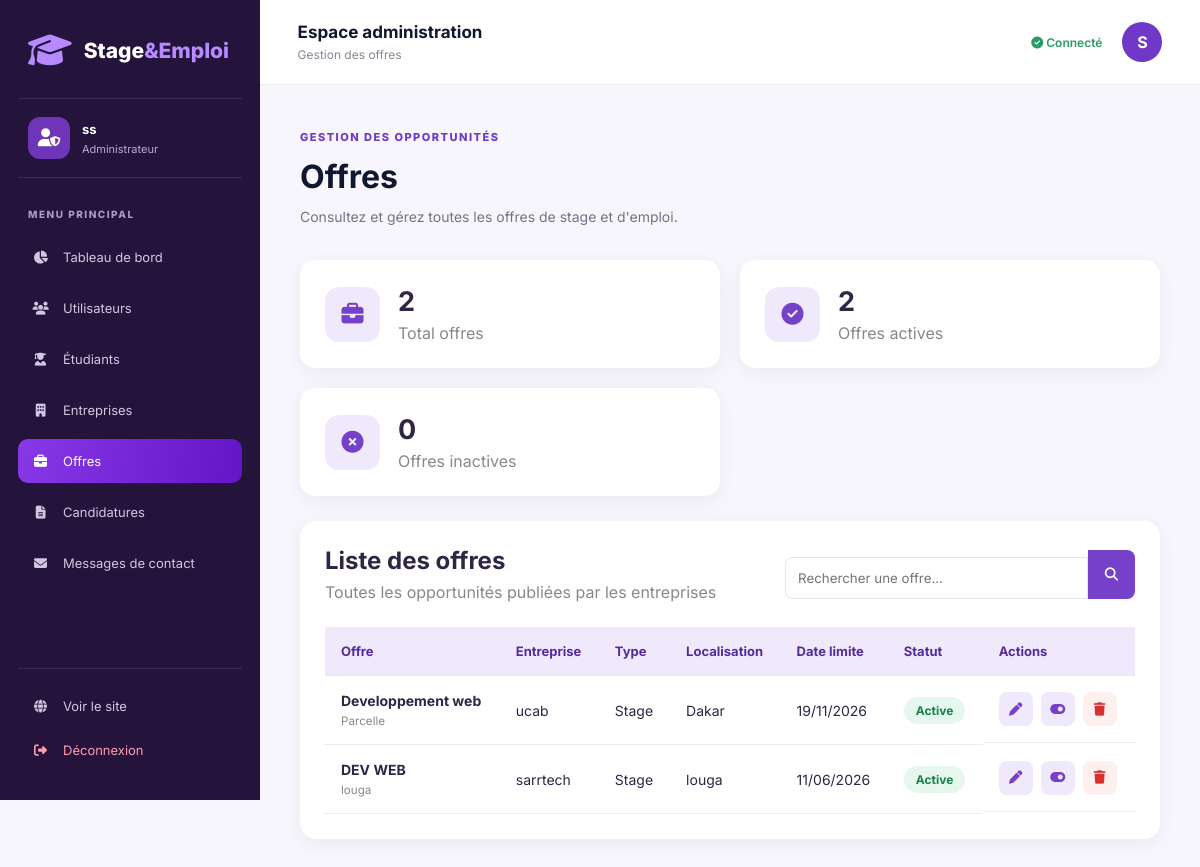
Screenshot of /gestion/offres/ (signed in) with the database file from the repository.
### comptes/models.py (models this page shows, shortened)
class Utilisateur(AbstractUser):
    class Role(models.TextChoices):
        ETUDIANT = 'ETUDIANT', 'Étudiant'
        ENTREPRISE = 'ENTREPRISE', 'Entreprise'
        ADMIN = 'ADMIN', 'Administrateur'
    role = models.CharField(
        max_length=20,
        choices=Role.choices,
        default=Role.ETUDIANT
    )

class Entreprise(models.Model):
    utilisateur = models.OneToOneField(
        'comptes.Utilisateur',
        on_delete=models.CASCADE,
        related_name='profil_entreprise'
    )
    nom_entreprise = models.CharField(max_length=150)
    secteur = models.CharField(max_length=100)

### offres/models.py (models this page shows, shortened)
class Offre(models.Model):
    class TypeOffre(models.TextChoices):
        STAGE = 'STAGE', 'Stage'
        EMPLOI = 'EMPLOI', 'Emploi'
    entreprise = models.ForeignKey(
        Entreprise,
        on_delete=models.CASCADE,
        related_name='offres'
    )
    titre = models.CharField(max_length=150)
    description = models.TextField()
    type_offre = models.CharField(
        max_length=20,
        choices=TypeOffre.choices
    )
    localisation = models.CharField(max_length=150)
    secteur = models.CharField(max_length=100)
    date_publication = models.DateTimeField(auto_now_add=True)
    date_limite = models.DateField()
    statut = models.BooleanField(default=True)

### comptes/views.py (the view, shortened to what this page needs)
# urls.py: path('gestion/offres/', views.gestion_offres, name='gestion_offres'),
@login_required
def gestion_offres(request):
    from datetime import date
    from offres.models import Offre
    if request.user.role != 'ADMIN':
        return redirect('accueil')
    recherche = request.GET.get('recherche', '').strip()
    offres = Offre.objects.select_related(
        'entreprise', 'entreprise__utilisateur'
    ).order_by('-date_publication')
    context = {
        'offres': offres,
        'total_offres': Offre.objects.count(),
        'offres_actives': Offre.objects.filter(statut=True).count(),
        'offres_inactives': Offre.objects.filter(statut=False).count(),
        'recherche': recherche,
    }
    return render(request, 'comptes/gestion_offres.html', context)

### comptes/templates/comptes/gestion_offres.html (shortened to what this page needs)
{% extends 'comptes/base_admin.html' %}
{% block topbar_description %}Gestion des offres{% endblock %}
{% block content %}
<div class="dashboard-header">
    <div>
        <span class="section-tag">GESTION DES OPPORTUNITÉS</span>
        <h1>Offres</h1>
        <p>Consultez et gérez toutes les offres de stage et d'emploi.</p>
    </div>
</div>
<div class="contact-stats">
    <div class="contact-stat-card">
        <i class="fa-solid fa-briefcase"></i>
        <div>
            <h3>{{ total_offres }}</h3>
            <p>Total offres</p>
        </div>
    </div>
    <div class="contact-stat-card">
        <i class="fa-solid fa-circle-check"></i>
        <div>
            <h3>{{ offres_actives }}</h3>
            <p>Offres actives</p>
        </div>
    </div>
    <div class="contact-stat-card">
        <i class="fa-solid fa-circle-xmark"></i>
        <div>
            <h3>{{ offres_inactives }}</h3>
            <p>Offres inactives</p>
        </div>
    </div>
</div>
<section class="contact-admin-panel">
    <div class="contact-admin-heading">
        <div>
            <h2>Liste des offres</h2>
            <p>Toutes les opportunités publiées par les entreprises</p>
        </div>
        <form method="GET" class="contact-search">
            <input
                type="text"
                name="recherche"
                value="{{ recherche }}"
                placeholder="Rechercher une offre..."
            >
            <button type="submit">
                <i class="fa-solid fa-magnifying-glass"></i>
            </button>
        </form>
    </div>
    <div class="contact-table-wrapper">
        <table class="contact-admin-table">
            <thead>
                <tr>
                    <th>Offre</th>
                    <th>Entreprise</th>
                    <th>Type</th>
                    <th>Localisation</th>
                    <th>Date limite</th>
                    <th>Statut</th>
                    <th>Actions</th>
                </tr>
            </thead>
            <tbody>
                {% for offre in offres %}
                <tr>
                    <td>
                        <strong>{{ offre.titre }}</strong>
                        <small>{{ offre.secteur }}</small>
                    </td>
                    <td>{{ offre.entreprise.nom_entreprise }}</td>
                    <td>{{ offre.get_type_offre_display }}</td>
                    <td>{{ offre.localisation }}</td>
                    <td>{{ offre.date_limite|date:"d/m/Y" }}</td>
                    <td>
                        {% if offre.statut %}
                            <span class="contact-badge read">Active</span>
                        {% else %}
                            <span class="contact-badge unread">Inactive</span>
                        {% endif %}
                    </td>
                    <td class="contact-actions">
                        <button type="button"
                            data-date="{{ offre.date_limite|date:'Y-m-d' }}"
                            onclick="ouvrirModification(
                                '{{ offre.id }}',
                                '{{ offre.titre|escapejs }}',
                                '{{ offre.description|escapejs }}',
                                '{{ offre.type_offre }}',
                                '{{ offre.localisation|escapejs }}',
                                '{{ offre.secteur|escapejs }}',
                                this.dataset.date
                            )">
                            <i class="fa-solid fa-pen"></i>
                        </button>
                        <form method="POST">
                            {% if offre.statut %}
                                <button type="submit"
                                        class="contact-status-btn"
                                        title="Désactiver">
                                    <i class="fa-solid fa-toggle-on"></i>
                                </button>
                            {% endif %}
                        </form>
                        <form method="POST"
                              onsubmit="return confirm('Voulez-vous vraiment supprimer cette offre ?');">
                            <button type="submit"
                                    class="contact-delete-btn"
                                    title="Supprimer">
                                <i class="fa-solid fa-trash"></i>
                            </button>
                        </form>
                    </td>
                </tr>
                {% endfor %}
            </tbody>
        </table>
    </div>
</section>
{% endblock %}

### comptes/templates/comptes/base_admin.html (shortened to what this page needs)
{% load static %}
<!DOCTYPE html>
<html lang="fr">
<head>
    <link rel="stylesheet" href="{% static 'css/style.css' %}?v=5">
    <link rel="stylesheet"
          href="https://cdnjs.cloudflare.com/ajax/libs/font-awesome/6.5.2/css/all.min.css">
</head>
<body class="admin-dashboard">
    <aside class="admin-sidebar">
        <a href="{% url 'tableau_admin' %}" class="admin-logo">
            <i class="fa-solid fa-graduation-cap"></i>
            <span>Stage<span>&Emploi</span></span>
        </a>
        <div class="admin-profile">
            <div class="admin-avatar">
                <i class="fa-solid fa-user-shield"></i>
            </div>
            <div>
                <strong>{{ user.username }}</strong>
                <small>Administrateur</small>
            </div>
        </div>
        <p class="sidebar-label">MENU PRINCIPAL</p>
        <nav class="admin-menu">
            <a href="{% url 'tableau_admin' %}"
               class="{% if request.resolver_match.url_name == 'tableau_admin' %}active{% endif %}">
                <i class="fa-solid fa-chart-pie"></i>
                Tableau de bord
            </a>
            <a href="{% url 'gestion_utilisateurs' %}"
            class="{% if request.resolver_match.url_name == 'gestion_utilisateurs' %}active{% endif %}">
                <i class="fa-solid fa-users"></i>
                Utilisateurs
            </a>
            <a href="{% url 'gestion_etudiants' %}"
            class="{% if request.resolver_match.url_name == 'gestion_etudiants' %}active{% endif %}">
                <i class="fa-solid fa-user-graduate"></i>
                Étudiants
            </a>
            <a href="{% url 'gestion_entreprises' %}"
            class="{% if request.resolver_match.url_name == 'gestion_entreprises' %}active{% endif %}">
                <i class="fa-solid fa-building"></i>
                Entreprises
            </a>
            <a href="{% url 'gestion_offres' %}"
            class="{% if request.resolver_match.url_name == 'gestion_offres' %}active{% endif %}">
                <i class="fa-solid fa-briefcase"></i>
                Offres
            </a>
            <a href="{% url 'gestion_candidatures' %}"
            class="{% if request.resolver_match.url_name == 'gestion_candidatures' %}active{% endif %}">
                <i class="fa-solid fa-file-lines"></i> Candidatures
            </a>
            <a href="{% url 'messages_contact' %}"
               class="{% if request.resolver_match.url_name == 'messages_contact' %}active{% endif %}">
                <i class="fa-solid fa-envelope"></i>
                Messages de contact
            </a>
        </nav>
        <div class="sidebar-bottom">
            <a href="{% url 'accueil' %}">
                <i class="fa-solid fa-globe"></i>
                Voir le site
            </a>
            <a href="{% url 'deconnexion' %}" class="logout-link">
                <i class="fa-solid fa-right-from-bracket"></i>
                Déconnexion
            </a>
        </div>
    </aside>
    <div class="admin-main">
        <header class="admin-topbar">
            <div>
                <h2>Espace administration</h2>
                <p>{% block topbar_description %}Gestion de la plateforme Stage&Emploi{% endblock %}</p>
            </div>
            <div class="admin-topbar-right">
                <span>
                    <i class="fa-solid fa-circle-check"></i>
                    Connecté
                </span>
                <div class="topbar-avatar">
                    {{ user.username|first|upper }}
                </div>
            </div>
        </header>
        <main class="admin-content">
            {% block content %}
            {% endblock %}
        </main>
    </div>
</body>
</html>

### rows the page displays
Utilisateur: username "ss", username|first "S"
Offre: titre "Developpement web", secteur "Parcelle", entreprise.nom_entreprise "ucab", type_offre "Stage", localisation "Dakar", date_limite "19/11/2026", statut "Active"
Offre: titre "DEV WEB", secteur "louga", entreprise.nom_entreprise "sarrtech", type_offre "Stage", localisation "louga", date_limite "11/06/2026", statut "Active"

### other values shown
{{ total_offres }} "2"
{{ offres_actives }} "2"
{{ offres_inactives }} "0"
